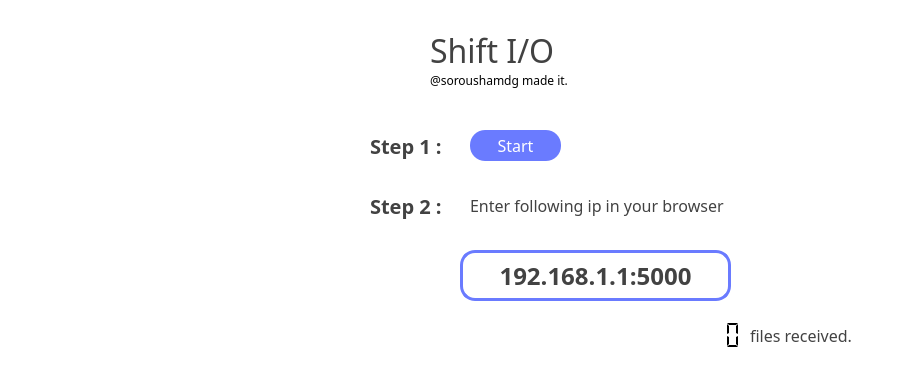
    <widget class="QWidget" name="shiftIOTab">
     <property name="styleSheet">
      <string notr="true">background-color:#ffffff;
border-top-left-radius:30px;
border-top-right-radius:30px;
border:none;</string>
     </property>
     <attribute name="icon">
      <iconset resource="resources.qrc">
       <normaloff>:/tab-icons/shit-io-icon.png</normaloff>:/tab-icons/shit-io-icon.png</iconset>
     </attribute>
     <attribute name="title">
      <string>Shift I/O</string>
     </attribute>
     <widget class="QLabel" name="shiftIOGraphicalIllustrationLabel">
      <property name="geometry">
       <rect>
        <x>0</x>
        <y>0</y>
        <width>371</width>
        <height>371</height>
       </rect>
      </property>
      <property name="text">
       <string/>
      </property>
      <property name="pixmap">
       <pixmap resource="resources.qrc">:/images/file-transfer-bro.png</pixmap>
      </property>
      <property name="scaledContents">
       <bool>true</bool>
      </property>
     </widget>
     <widget class="QLabel" name="shiftIOTitleIconLabel">
      <property name="geometry">
       <rect>
        <x>370</x>
        <y>30</y>
        <width>51</width>
        <height>51</height>
       </rect>
      </property>
      <property name="text">
       <string/>
      </property>
      <property name="pixmap">
       <pixmap resource="resources.qrc">:/tab-icons/shit-io-icon.png</pixmap>
      </property>
      <property name="scaledContents">
       <bool>true</bool>
      </property>
     </widget>
     <widget class="QLabel" name="shiftIOTitleTextLabel">
      <property name="geometry">
       <rect>
        <x>430</x>
        <y>30</y>
        <width>161</width>
        <height>41</height>
       </rect>
      </property>
      <property name="font">
       <font>
        <family>Poppins</family>
        <pointsize>24</pointsize>
        <weight>50</weight>
        <bold>false</bold>
       </font>
      </property>
      <property name="styleSheet">
       <string notr="true">color:#424242;</string>
      </property>
      <property name="frameShadow">
       <enum>QFrame::Plain</enum>
      </property>
      <property name="text">
       <string>Shift I/O</string>
      </property>
      <property name="textFormat">
       <enum>Qt::AutoText</enum>
      </property>
      <property name="scaledContents">
       <bool>true</bool>
      </property>
      <property name="alignment">
       <set>Qt::AlignLeading|Qt::AlignLeft|Qt::AlignVCenter</set>
      </property>
     </widget>
     <widget class="QLabel" name="shiftIOOneLabel">
      <property name="geometry">
       <rect>
        <x>370</x>
        <y>130</y>
        <width>91</width>
        <height>31</height>
       </rect>
      </property>
      <property name="font">
       <font>
        <family>Poppins</family>
        <pointsize>15</pointsize>
        <weight>75</weight>
        <bold>true</bold>
       </font>
      </property>
      <property name="styleSheet">
       <string notr="true">color:#424242;</string>
      </property>
      <property name="frameShadow">
       <enum>QFrame::Plain</enum>
      </property>
      <property name="text">
       <string>Step 1 :</string>
      </property>
      <property name="textFormat">
       <enum>Qt::AutoText</enum>
      </property>
      <property name="scaledContents">
       <bool>false</bool>
      </property>
      <property name="alignment">
       <set>Qt::AlignLeading|Qt::AlignLeft|Qt::AlignVCenter</set>
      </property>
     </widget>
     <widget class="QPushButton" name="shiftIOStartButton">
      <property name="enabled">
       <bool>true</bool>
      </property>
      <property name="geometry">
       <rect>
        <x>470</x>
        <y>130</y>
        <width>91</width>
        <height>31</height>
       </rect>
      </property>
      <property name="font">
       <font>
        <family>Poppins</family>
        <pointsize>12</pointsize>
       </font>
      </property>
      <property name="focusPolicy">
       <enum>Qt::StrongFocus</enum>
      </property>
      <property name="acceptDrops">
       <bool>false</bool>
      </property>
      <property name="autoFillBackground">
       <bool>false</bool>
      </property>
      <property name="styleSheet">
       <string notr="true">
QPushButton{background:#6a7bff;
border-radius:15px;
color:white;}
QPushButton:enabled{background:#6a7bff;}
QPushButton:hover{background:#919dff;}
QPushButton:pressed {background:#465bff;}</string>
      </property>
      <property name="text">
       <string>Start</string>
      </property>
      <property name="icon">
       <iconset resource="resources.qrc">
        <normaloff>:/button-icons/login-button.png</normaloff>:/button-icons/login-button.png</iconset>
      </property>
      <property name="iconSize">
       <size>
        <width>30</width>
        <height>27</height>
       </size>
      </property>
      <property name="checkable">
       <bool>false</bool>
      </property>
      <property name="default">
       <bool>false</bool>
      </property>
      <property name="flat">
       <bool>false</bool>
      </property>
     </widget>
     <widget class="QLabel" name="shiftIOStatusLabel">
      <property name="enabled">
       <bool>false</bool>
      </property>
      <property name="geometry">
       <rect>
        <x>570</x>
        <y>130</y>
        <width>31</width>
        <height>31</height>
       </rect>
      </property>
      <property name="font">
       <font>
        <family>Poppins</family>
        <pointsize>18</pointsize>
        <weight>75</weight>
        <bold>true</bold>
       </font>
      </property>
      <property name="styleSheet">
       <string notr="true">color:#424242;</string>
      </property>
      <property name="frameShadow">
       <enum>QFrame::Plain</enum>
      </property>
      <property name="text">
       <string/>
      </property>
      <property name="textFormat">
       <enum>Qt::AutoText</enum>
      </property>
      <property name="pixmap">
       <pixmap resource="resources.qrc">:/button-icons/success-label.png</pixmap>
      </property>
      <property name="scaledContents">
       <bool>true</bool>
      </property>
      <property name="alignment">
       <set>Qt::AlignLeading|Qt::AlignLeft|Qt::AlignVCenter</set>
      </property>
     </widget>
     <widget class="QLabel" name="shiftIOStepTwoLabel">
      <property name="geometry">
       <rect>
        <x>370</x>
        <y>190</y>
        <width>91</width>
        <height>31</height>
       </rect>
      </property>
      <property name="font">
       <font>
        <family>Poppins</family>
        <pointsize>15</pointsize>
        <weight>75</weight>
        <bold>true</bold>
       </font>
      </property>
      <property name="styleSheet">
       <string notr="true">color:#424242;</string>
      </property>
      <property name="frameShadow">
       <enum>QFrame::Plain</enum>
      </property>
      <property name="text">
       <string>Step 2 :</string>
      </property>
      <property name="textFormat">
       <enum>Qt::AutoText</enum>
      </property>
      <property name="scaledContents">
       <bool>false</bool>
      </property>
      <property name="alignment">
       <set>Qt::AlignLeading|Qt::AlignLeft|Qt::AlignVCenter</set>
      </property>
     </widget>
     <widget class="QLabel" name="shiftIOEnterDescTextLabel">
      <property name="geometry">
       <rect>
        <x>470</x>
        <y>190</y>
        <width>391</width>
        <height>31</height>
       </rect>
      </property>
      <property name="font">
       <font>
        <family>Poppins</family>
        <pointsize>12</pointsize>
        <weight>50</weight>
        <bold>false</bold>
       </font>
      </property>
      <property name="styleSheet">
       <string notr="true">color:#424242;</string>
      </property>
      <property name="frameShadow">
       <enum>QFrame::Plain</enum>
      </property>
      <property name="text">
       <string>Enter following ip in your browser</string>
      </property>
      <property name="textFormat">
       <enum>Qt::AutoText</enum>
      </property>
      <property name="scaledContents">
       <bool>false</bool>
      </property>
      <property name="alignment">
       <set>Qt::AlignLeading|Qt::AlignLeft|Qt::AlignVCenter</set>
      </property>
     </widget>
     <widget class="QLabel" name="shiftIOIPAddressLabel">
      <property name="geometry">
       <rect>
        <x>460</x>
        <y>250</y>
        <width>271</width>
        <height>51</height>
       </rect>
      </property>
      <property name="font">
       <font>
        <family>Poppins</family>
        <pointsize>18</pointsize>
        <weight>75</weight>
        <bold>true</bold>
       </font>
      </property>
      <property name="styleSheet">
       <string notr="true">color:#424242;
border : 3px solid #6A7BFF;
border-radius: 15px;</string>
      </property>
      <property name="frameShape">
       <enum>QFrame::NoFrame</enum>
      </property>
      <property name="frameShadow">
       <enum>QFrame::Plain</enum>
      </property>
      <property name="text">
       <string>192.168.1.1:5000</string>
      </property>
      <property name="textFormat">
       <enum>Qt::AutoText</enum>
      </property>
      <property name="scaledContents">
       <bool>false</bool>
      </property>
      <property name="alignment">
       <set>Qt::AlignCenter</set>
      </property>
     </widget>
     <widget class="QLabel" name="shiftIOFilesReceivedTextLabel">
      <property name="geometry">
       <rect>
        <x>750</x>
        <y>320</y>
        <width>161</width>
        <height>31</height>
       </rect>
      </property>
      <property name="font">
       <font>
        <family>Poppins</family>
        <pointsize>12</pointsize>
        <weight>50</weight>
        <bold>false</bold>
       </font>
      </property>
      <property name="styleSheet">
       <string notr="true">color:#424242;</string>
      </property>
      <property name="frameShadow">
       <enum>QFrame::Plain</enum>
      </property>
      <property name="text">
       <string>files received.</string>
      </property>
      <property name="textFormat">
       <enum>Qt::AutoText</enum>
      </property>
      <property name="scaledContents">
       <bool>false</bool>
      </property>
      <property name="alignment">
       <set>Qt::AlignLeading|Qt::AlignLeft|Qt::AlignVCenter</set>
      </property>
     </widget>
     <widget class="QLCDNumber" name="shiftIOFilesReceivedLCDNumber">
      <property name="geometry">
       <rect>
        <x>680</x>
        <y>320</y>
        <width>64</width>
        <height>31</height>
       </rect>
      </property>
      <property name="frameShape">
       <enum>QFrame::Panel</enum>
      </property>
      <property name="lineWidth">
       <number>4</number>
      </property>
      <property name="smallDecimalPoint">
       <bool>false</bool>
      </property>
      <property name="digitCount">
       <number>4</number>
      </property>
      <property name="segmentStyle">
       <enum>QLCDNumber::Flat</enum>
      </property>
      <property name="value" stdset="0">
       <double>0.000000000000000</double>
      </property>
      <property name="intValue" stdset="0">
       <number>0</number>
      </property>
     </widget>
     <widget class="QLabel" name="shiftIOCreatorLabel">
      <property name="geometry">
       <rect>
        <x>430</x>
        <y>70</y>
        <width>291</width>
        <height>20</height>
       </rect>
      </property>
      <property name="sizePolicy">
       <sizepolicy hsizetype="Preferred" vsizetype="Preferred">
        <horstretch>0</horstretch>
        <verstretch>0</verstretch>
       </sizepolicy>
      </property>
      <property name="font">
       <font>
        <family>Poppins</family>
        <pointsize>9</pointsize>
        <weight>50</weight>
        <bold>false</bold>
       </font>
      </property>
      <property name="styleSheet">
       <string notr="true"/>
      </property>
      <property name="frameShadow">
       <enum>QFrame::Plain</enum>
      </property>
      <property name="text">
       <string>@soroushamdg made it.</string>
      </property>
      <property name="textFormat">
       <enum>Qt::AutoText</enum>
      </property>
      <property name="scaledContents">
       <bool>false</bool>
      </property>
      <property name="alignment">
       <set>Qt::AlignLeading|Qt::AlignLeft|Qt::AlignVCenter</set>
      </property>
     </widget>
    </widget>
